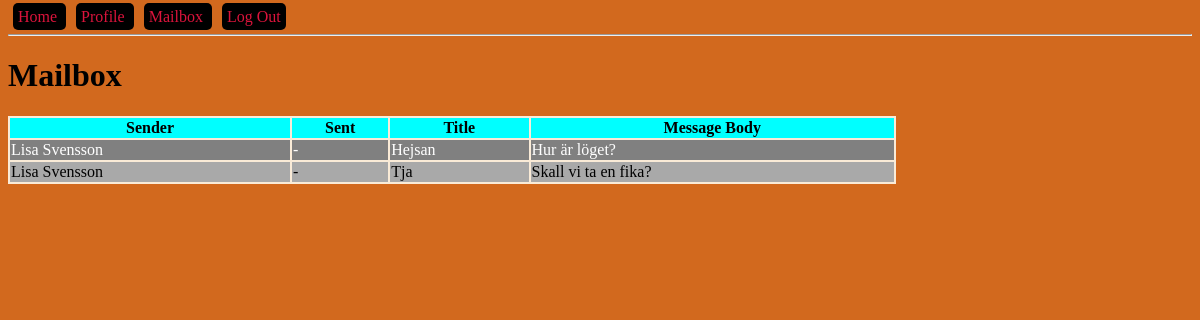
Screenshot of /mailbox (signed in) with the database file from the repository.
### models.py (models this page shows, shortened)
class Message(db.Model):
    id = db.Column(db.Integer, primary_key=True, autoincrement=True)
    title = db.Column(db.String(250))
    body = db.Column(db.Text)
    sent_time = db.Column(db.DateTime, default=datetime.datetime.now())
    sender_id = db.Column(db.Integer, db.ForeignKey('user.id'), nullable=False)

class User(db.Model):
    id = db.Column(db.Integer, primary_key=True, autoincrement=True)
    name = db.Column(db.String(150))
    email = db.Column(db.String(150), unique=True)
    password = db.Column(db.String(100))
    admin = db.Column(db.BOOLEAN, default=False)
    online = db.Column(db.BOOLEAN, default=False)
    sent_messages = db.relationship('Message', backref='sender', lazy=True)
    recv_messages = db.relationship('Message', secondary=message_recv, lazy='subquery',
                                    backref=db.backref('receivers', lazy=True))

### blueprints/user/__init__.py (the view)
@bp_user.get('/mailbox')
def mailbox_get():
    messages = get_user_messages()
    return render_template('mailbox.html', messages=messages)

### app.py (called while the page is built)
def create_app():
    app = Flask(__name__)
    app.config['SECRET_KEY'] = '123secret'
    app.config['SQLALCHEMY_TRACK_MODIFICATIONS'] = False
    app.config['SQLALCHEMY_DATABASE_URI'] = 'sqlite:///db.sqlite'
    db.init_app(app)
    login_manager = LoginManager()
    login_manager.init_app(app)
    @login_manager.user_loader
    def load_user(user_id):
        from models import User
        return User.query.filter_by(id=user_id).first()
    from blueprints.open import bp_open
    app.register_blueprint(bp_open)
    from blueprints.user import bp_user
    app.register_blueprint(bp_user)
    return app

### controllers/message_controller.py (called while the page is built)
def get_user_messages():
    return current_user.recv_messages

### templates/mailbox.html (shortened to what this page needs)
{% extends "base-template.html" %}
{% block content %}
    <h1 id="main-heading">Mailbox</h1>
    <table>
        <tr>
            <th>Sender</th>
            <th>Sent</th>
            <th>Title</th>
            <th>Message Body</th>
        </tr>
        {% for message in messages %}
            <tr>
                <td>{{ message.sender.name }}</td>
                {% if message.sent_time is not none %}
                    <td>{{ message.sent_time.year }}-{{ message.sent_time.month }}-{{ message.sent_time.day }}</td>
                {% else %}
                    <td>-</td>
                {% endif %}
                <td>{{ message.title }}</td>
                <td>{{ message.body }}</td>
            </tr>
        {% endfor %}
    </table>
{% endblock %}

### static/css/main.css (style rules this page uses)
body { background-color: chocolate; }
table { width: 75%; background-color: antiquewhite; }
th { background: aqua; }
tr:nth-child(odd) { background: darkgrey; }
tr:nth-child(even) { background: grey; color: white; }

### rows the page displays
Message: sender.name "Lisa Svensson", title "Hejsan", body "Hur är löget?"
Message: sender.name "Lisa Svensson", title "Tja", body "Skall vi ta en fika?"
